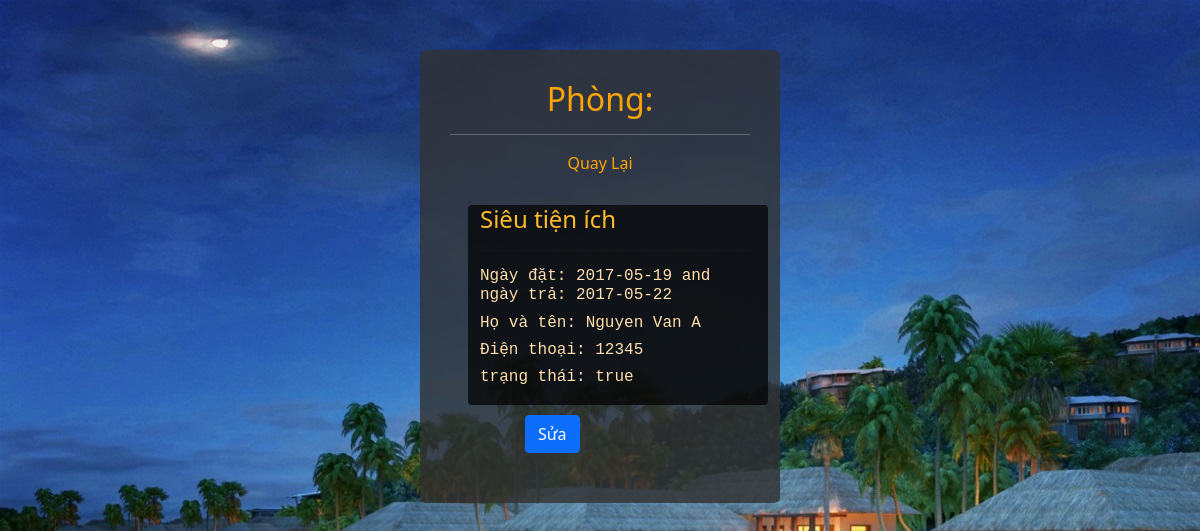
/hien_thi_phong_da_dat.php, run on the app's committed database.
### tables this page shows
CREATE TABLE `phong` (
  `id_phong` int(200) NOT NULL ,
  `loai_phong` text NOT NULL,
  `ngay_dat` date NOT NULL,
  `ngay_tra` date NOT NULL,
  `name` text NOT NULL,
  `phone` int(100) NOT NULL,
  `trang_thai` text NOT NULL
);

### class.user.php (called while the page is built, shortened)
<?php
        class user
        {
            public function __construct()
            {
                $this->db=new mysqli(DB_SERVER,DB_USERNAME,DB_PASSWORD,'khach_san');
            }
        }
?>

### hien_thi_phong_da_dat.php (the view, shortened to what this page needs)
<?php
include_once 'class.user.php';
$user=new User();
?>
<!DOCTYPE html>
<html lang="en">
<head>
    <link href="https://cdn.jsdelivr.net/npm/bootstrap@5.1.3/dist/css/bootstrap.min.css" rel="stylesheet">
</head>
<body>
    <div id="check">
        <h2 style="display: flex; justify-content: center; color:orange;">Phòng: </h2>
        <hr style="color:white;">
        <div id="nut">
            <a href="admin.php">Quay Lại</a>
        </div>
        <?php
        $sql="SELECT * FROM phong WHERE trang_thai='true'";
        $result = mysqli_query($user->db, $sql);
        if($result)
        {
            if(mysqli_num_rows($result) > 0)
            {
                while($row = mysqli_fetch_array($result))
                {
                    echo "
                            <div class='row'>
                            <div class='col-md-2'></div>
                            <div class='col-md-6 well'>
                                <h4>".$row['loai_phong']."</h4><hr>
                                <h6>Ngày đặt: ".$row['ngay_dat']." and ngày trả: ".$row['ngay_tra']."</h6>
                                <h6>Họ và tên: ".$row['name']."</h6>
                                <h6>Điện thoại: ".$row['phone']."</h6>
                                <h6>trạng thái: ".$row['trang_thai']."</h6>
                            </div class='col-md-3'>
                            <a href='chinh_sua_phong_da_dat.php?id=".$row['id_phong']."'><button class='btn btn-primary button'>Sửa</button></a>
                            </div>
                        ";
                }
            }
            else
            {
                echo "không có thông tin phòng đã đặt";
            }
        }
        else
        {
            echo "không thể kết nối tới CSDL".$result;
        }
        ?>
    </div>
</body>
</html>

### hien_thi_phong_da_dat.php (style rules this page uses)
a { text-decoration: none; color: orange; }
#check { margin-top: 50px; margin-left: 35%; margin-right: 35%; margin-bottom: 40px; padding: 30px; padding-bottom: 50px; background-color: rgba(51,51,51,0.8); border-radius: 6px; }
body { background-image: url(img/background.jpg); background-attachment: fixed; }
button { margin-top: 10px; margin-left: 25%; }
#nut { display: flex; align-items:flex-end; justify-content:space-around }
.well { background: rgba(0, 0, 0, 0.7); border: none; height: 200px; margin-top:30px; border-radius: 4px; width: 300px; margin-left:30px; }
h6 { color: navajowhite; font-family: monospace; }
h4 { color: #ffbb2b; }

### data on the page
phong: loai_phong "Siêu tiện ích", ngay_dat "2017-05-19", ngay_tra "2017-05-22", name "Nguyen Van A", phone "12345", trang_thai "true"
